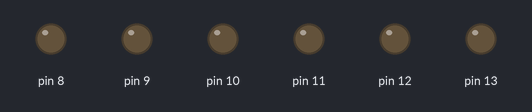
A sketch run on a simulated Arduino Uno, built with avr-gcc and run on an emulated ATmega328P. On the bench: output pins drawn as LEDs (lit = HIGH).

Above: at 0.1 s.
At 4.1 s:
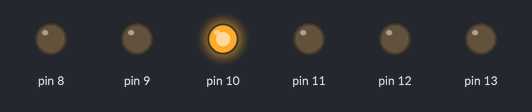
At 9.1 s:
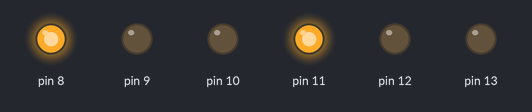
At 19.1 s:
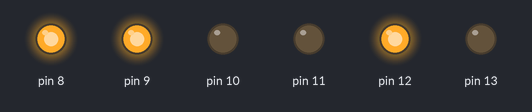
At 29.1 s:
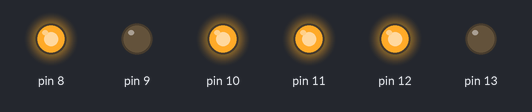
At 39.1 s:
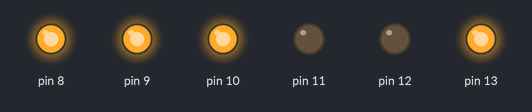
Timing chart, 0 to 40.0 s (numbered marks = the images above):
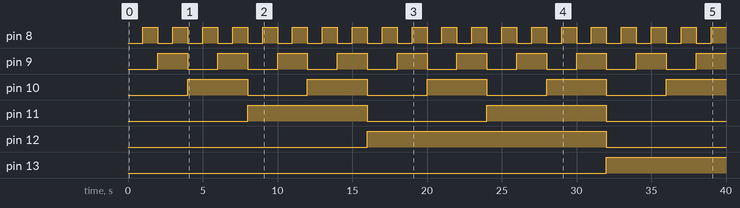

The sketch:

LED_Binary_counter.ino
```cpp
void setup(){
  for(int i=13; i>7; i--)
    pinMode(i, OUTPUT);
}

void loop(){
  for(int i=0; i<64; i++){
    for(int j=13, k = 32; j>7; j--, k/=2)
       digitalWrite(j, int(i&k)?HIGH:LOW);
    delay(1000);
  }
}
```

Measured:
- by itself, pin 8: alternates HIGH for 1.0 s and LOW for 1.0 s
- by itself, pin 9: alternates HIGH for 2.0 s and LOW for 2.0 s
- by itself, pin 10: alternates HIGH for 4.0 s and LOW for 4.0 s
- by itself, pin 11: alternates HIGH for 8.0 s and LOW for 8.0 s
- by itself, pin 12: LOW → HIGH at 16.0 s, → LOW 16.0 s later
- by itself, pin 13: LOW → HIGH at 32.0 s
